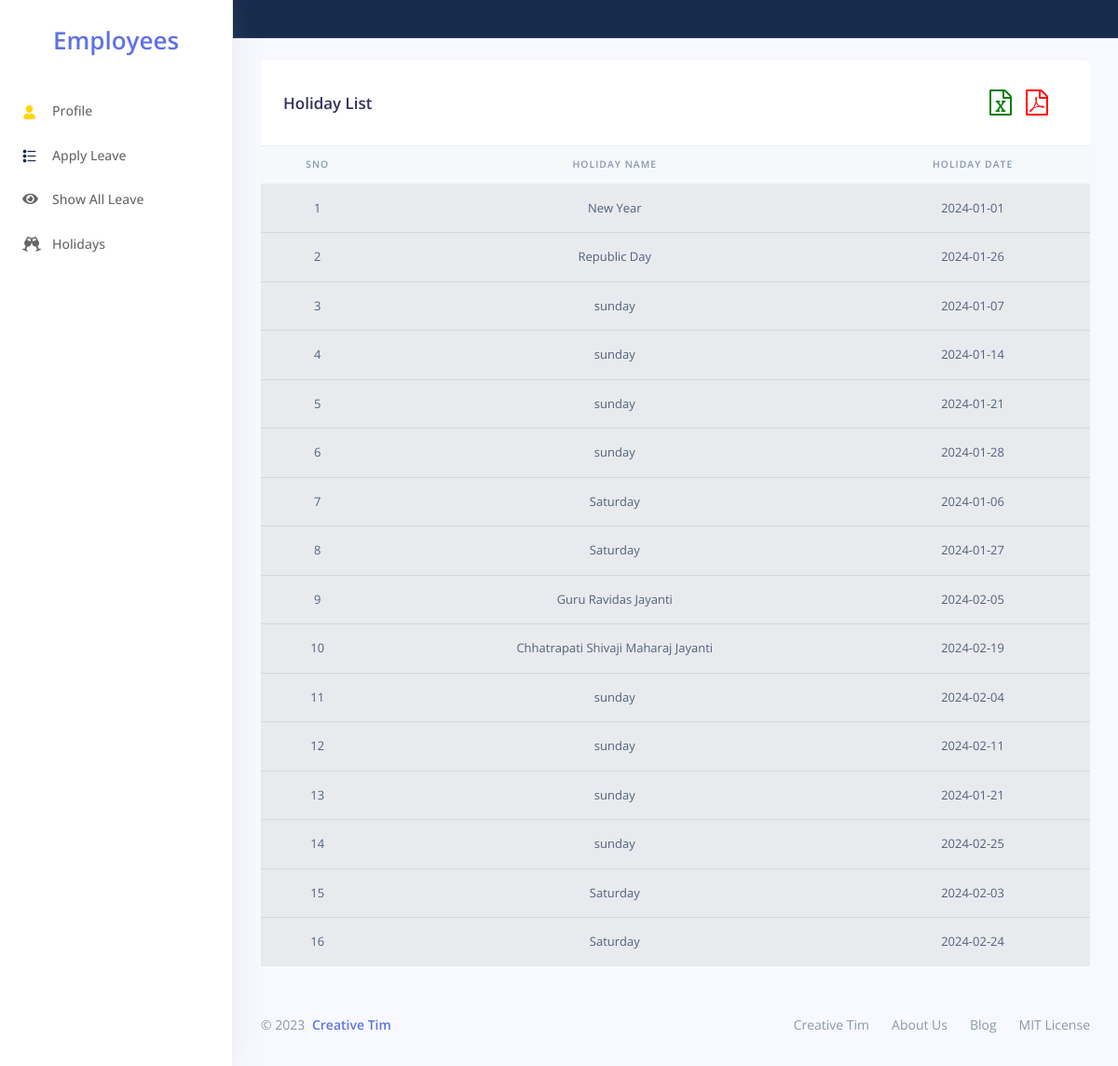
/employee/holidays.php, run on the app's committed database.
### tables this page shows
CREATE TABLE `holidays` (
  `holidays_id` int(11) NOT NULL,
  `holidays_date` date NOT NULL,
  `holidays_name` varchar(50) NOT NULL
);

### employee/holidays.php (the view, shortened to what this page needs)
<?php
include('../comman/config.php');
?>
<!DOCTYPE html>
<html>
<head>
    <?php include('./links/cssLink.php'); ?>
</head>
<body>
  <?php include('./sidbar.php'); ?>
  <div class="main-content" id="panel">
    <?php include('./hader.php');?>
      <div class="container-fluid mt-4">
        <div class="row">
          <div class="col">
            <div class="card-header border-0 d-flex justify-content-between align-items-center">
                <h3 class="mb-0 text-left">Holiday List</h3>
                <div>
                    <button type="button" title="Excal" class="btn btn-link pr-0" style="color:green" onclick="downloadExcel()">
                        <i class="fa fa-file-excel-o fa-2x"></i>
                    </button>
                    <a href="../pdf_code/holiday_pdf.php">
                        <button type="button" title="PDF" style="color:red" class="btn btn-link pl-0">
                            <i class="fa fa-file-pdf-o fa-2x"></i>
                        </button>
                    </a>
                </div>
            </div>
            <div class="table-responsive">
                <table class="table align-items-center table-light table-flush" id="tableshow">
                    <thead class="thead-light">
                        <tr>
                              <th class="text-center" data-sort="name">SNo</th>
                              <th class="text-center" data-sort="budget">Holiday  Name</th>
                              <th class="text-center" data-sort="budget">Holiday Date</th>
                        </tr>
                    </thead>
                    <tbody class="list">
                        <?php
                            $sql = "SELECT * FROM holidays";
                            $result = mysqli_query($con, $sql);
                            while ($row = mysqli_fetch_assoc($result)) {
                        ?>
                        <tr>
                            <td class="text-center"><?php echo $row['holidays_id']; ?></td>
                            <td class="text-center"><?php echo $row['holidays_name']; ?></td>
                            <td class="text-center"><?php echo $row['holidays_date']; ?></td>
                        </tr>
                        <?php
                        }
                        ?>
                    </tbody>
                </table>
            </div>
          </div>
        </div>
        <?php include('./comman/footer.php');?>
      </div>
  </div>
</body>
</html>

### data on the page
holidays: holidays_id "1", holidays_name "New Year", holidays_date "2024-01-01"
holidays: holidays_id "2", holidays_name "Republic Day", holidays_date "2024-01-26"
holidays: holidays_id "3", holidays_name "sunday", holidays_date "2024-01-07"
holidays: holidays_id "4", holidays_name "sunday", holidays_date "2024-01-14"
holidays: holidays_id "5", holidays_name "sunday", holidays_date "2024-01-21"
holidays: holidays_id "6", holidays_name "sunday", holidays_date "2024-01-28"
holidays: holidays_id "7", holidays_name "Saturday", holidays_date "2024-01-06"
holidays: holidays_id "8", holidays_name "Saturday", holidays_date "2024-01-27"
holidays: holidays_id "9", holidays_name "Guru Ravidas Jayanti", holidays_date "2024-02-05"
holidays: holidays_id "10", holidays_name "Chhatrapati Shivaji Maharaj Jayanti", holidays_date "2024-02-19"
holidays: holidays_id "11", holidays_name "sunday", holidays_date "2024-02-04"
holidays: holidays_id "12", holidays_name "sunday", holidays_date "2024-02-11"
holidays: holidays_id "13", holidays_name "sunday", holidays_date "2024-01-21"
holidays: holidays_id "14", holidays_name "sunday", holidays_date "2024-02-25"
holidays: holidays_id "15", holidays_name "Saturday", holidays_date "2024-02-03"
holidays: holidays_id "16", holidays_name "Saturday", holidays_date "2024-02-24"
